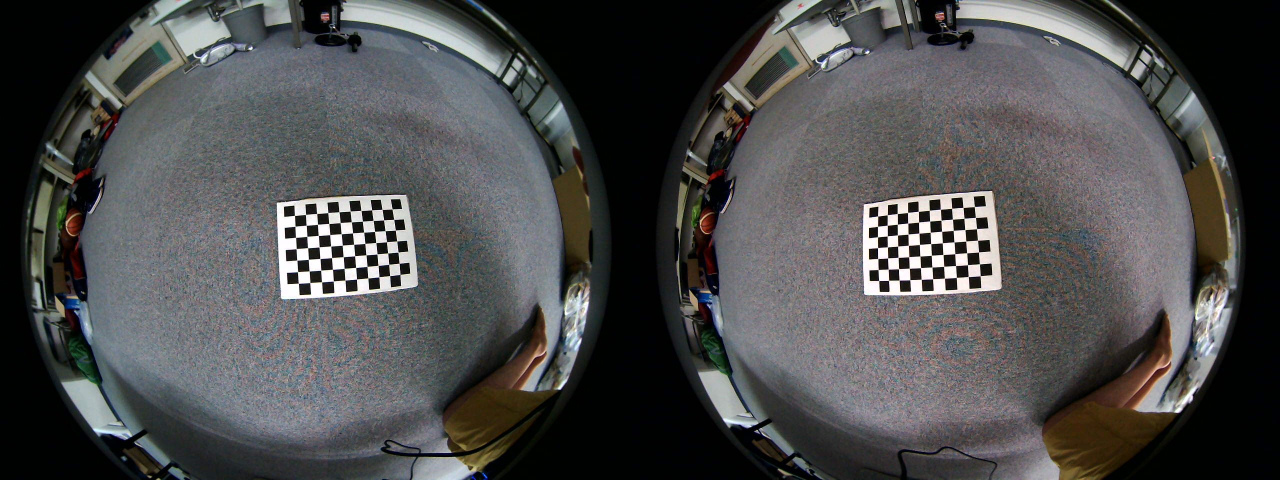
#> input picture calib_images/calib-01.jpg, 2560 x 960 px (shown at 1/2 size)
$ python -i FisheyeCalibrate.py   (imports and definitions only)   (older library calls are emulated)
#> lines starting #> are read from the running program, lines starting #| are printed output that depends on the picture
import cv2
import numpy as np
import math
import matplotlib.pyplot as plt
from tqdm import tqdm
import yaml

class FisheyeCalibrator():
    def __init__(self):
        self._image_size = None             # Image size                        : (height, width)
        self._board = None                  # Baord shape                       : (rows, cols)
        self._square_size = None            # Board square size in meter        : float
        self._ret = None                    # Stereo calibration return         : float
        self._left_K = np.zeros((3,3))      # Left camera matrix                : 3*3
        self._right_K = np.zeros((3,3))     # Right camera matrix               : 3*3
        self._left_D = np.zeros((4,1))      # Left camera distortion vector     : 4*1
        self._right_D = np.zeros((4,1))     # Right camera distortion vector    : 4*1
        self._R = np.zeros((3,3))
        self._T = np.zeros((1,3))
        self._rvec = None                   # cameras rotation vector           : 1*1*3
        self._tvec = None                   # cameras translation vector        : 1*1*3
        self._left_R = np.zeros((3,3))      # Left camera rotation matrix       : 3*3
        self._left_P = np.zeros((3,4))      # Left camera projection matrix     : 3*4
        self._right_R = np.zeros((3,3))     # Right camera rotation matrix      : 3*3
        self._right_P = np.zeros((3,4))     # Right camera projection matrix    : 3*4
        self._Q = np.zeros((4,4))           # Disparity-to-depth mapping matrix : 4*4
        self._left_rectify_map_x = None     # Left rectify lookup table x       : height*width
        self._left_rectify_map_y = None     # Left rectify lookup table y       : height*width
        self._right_rectify_map_x = None    # Right rectify lookup table x      : height*width
        self._right_rectify_map_y = None    # Right rectify lookup table y      : height*width
        self._left_eqrec_map_x = None       # Left eqrec lookup table x         : height*width
        self._left_eqrec_map_y = None       # Left eqrec lookup table y         : height*width
        self._right_eqrec_map_x = None      # Right eqrec lookup table x        : height*width
        self._right_eqrec_map_y = None      # Right eqrec lookup table y        : height*width
        self._mag = 1.0                     # Fov related prams in rectify      : float

    # [176 lines left out: functions stereo_calibrate, stereo_rectify, create_rectify_map, create_equirectangular_map, not called in this run]

    def get_rectified_image(self, image, save=None, show=True):
        # image -> rectified_image
        msg = "Plz create map first."
        assert self._left_rectify_map_x is not None, msg
        assert self._left_rectify_map_y is not None, msg
        assert self._right_rectify_map_x is not None, msg
        assert self._right_rectify_map_y is not None, msg
        left_image, right_image = self._split_image(image)
        left_rectified_image = cv2.remap(left_image, self._left_rectify_map_x, self._left_rectify_map_y, cv2.INTER_LINEAR)
        right_rectified_image = cv2.remap(right_image, self._right_rectify_map_x, self._right_rectify_map_y, cv2.INTER_LINEAR)
        rectified_image = np.concatenate([left_rectified_image, right_rectified_image], axis=1)
        if save is not None:
            cv2.imwrite(save, rectified_image)
        if show:
            self._show_images(images=[image, rectified_image], titles=["Original", "Rectified"], figsize=(30,20), subplot=(2,1))
        return rectified_image

    # [77 lines left out: functions get_equirectangular_image, show_stereo_params, show_rectify_params, _split_image, _create_object_point, _detect_corners and 1 more, not called in this run]

>>> import cv2
>>> picture = cv2.imread('../calib_images/calib-01.jpg', cv2.IMREAD_GRAYSCALE)
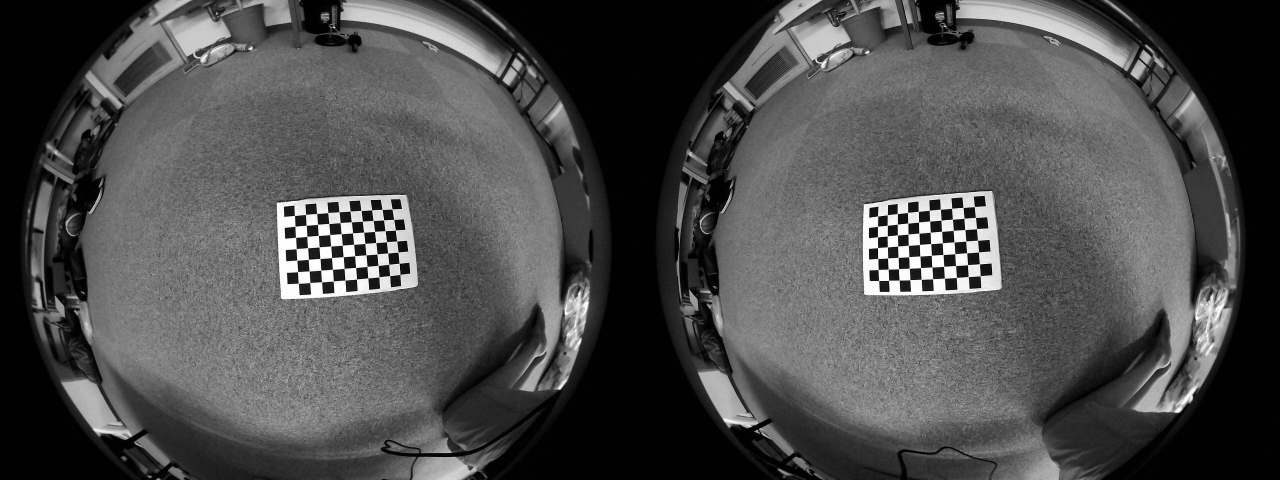
#> picture: shape (960, 2560) (shown at 1/2 size); min 0, max 255, mean 76.7
>>> result = FisheyeCalibrator().get_rectified_image(picture)
#> (the run stopped early here; a loop or call above may not have finished)

$ run again, on calib_images/calib-02.jpg
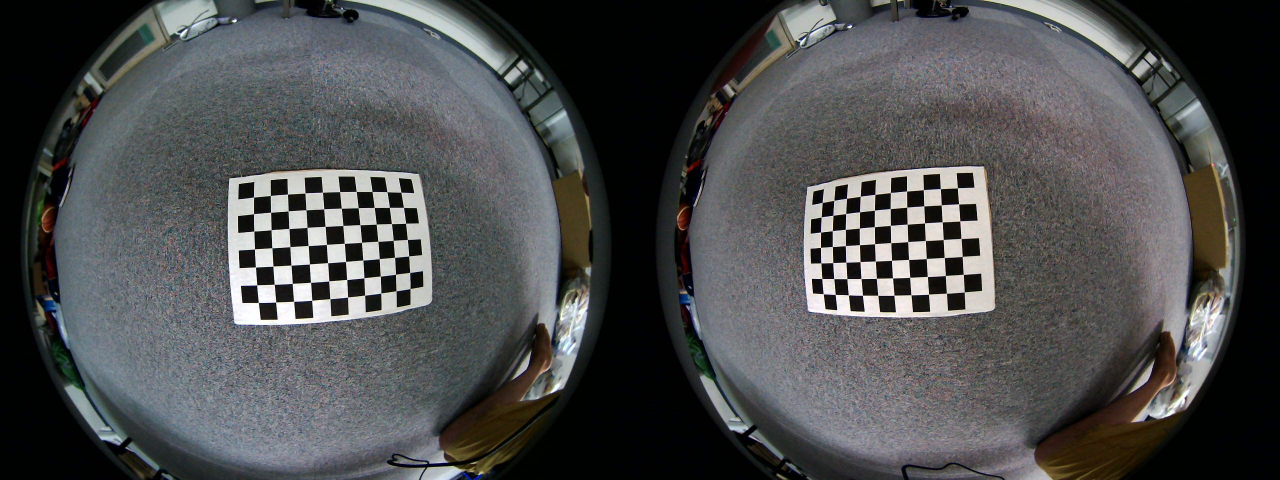
#> input picture calib_images/calib-02.jpg, 2560 x 960 px (shown at 1/2 size)
#> `picture = cv2.imread('../calib_images/calib-01.jpg', cv2.IMREAD_GRAYSC..`:
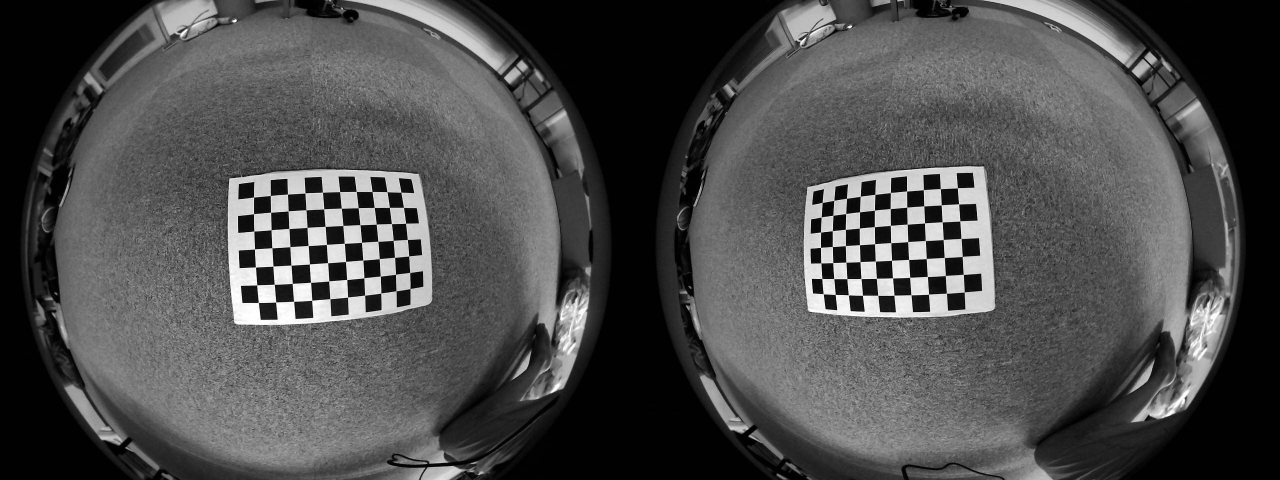
#> picture: shape (960, 2560) (shown at 1/2 size); min 0, max 255, mean 76.9

$ run again, on calib_images/calib-03.jpg
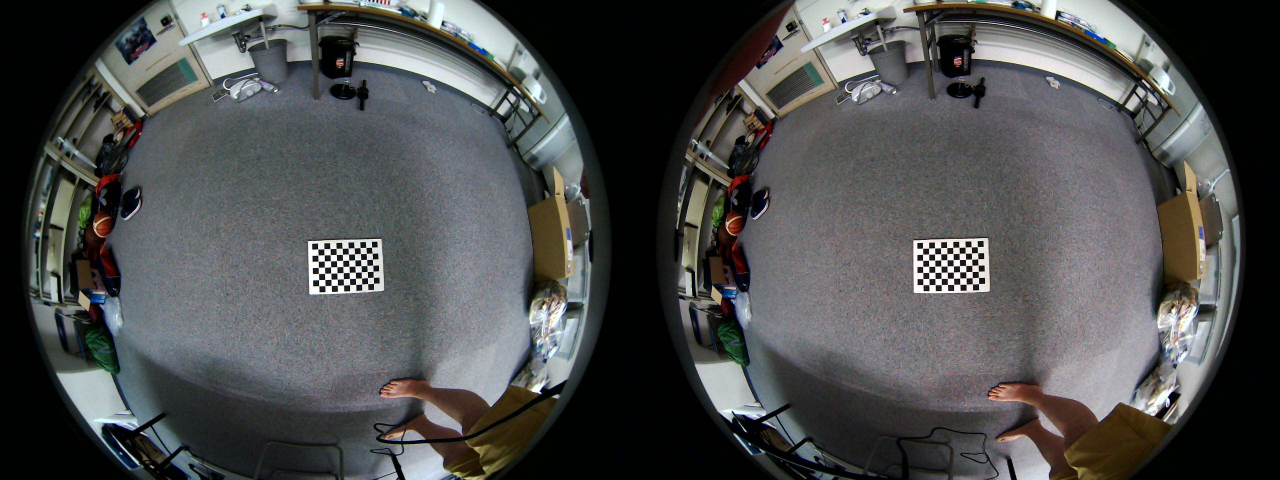
#> input picture calib_images/calib-03.jpg, 2560 x 960 px (shown at 1/2 size)
#> `picture = cv2.imread('../calib_images/calib-01.jpg', cv2.IMREAD_GRAYSC..`:
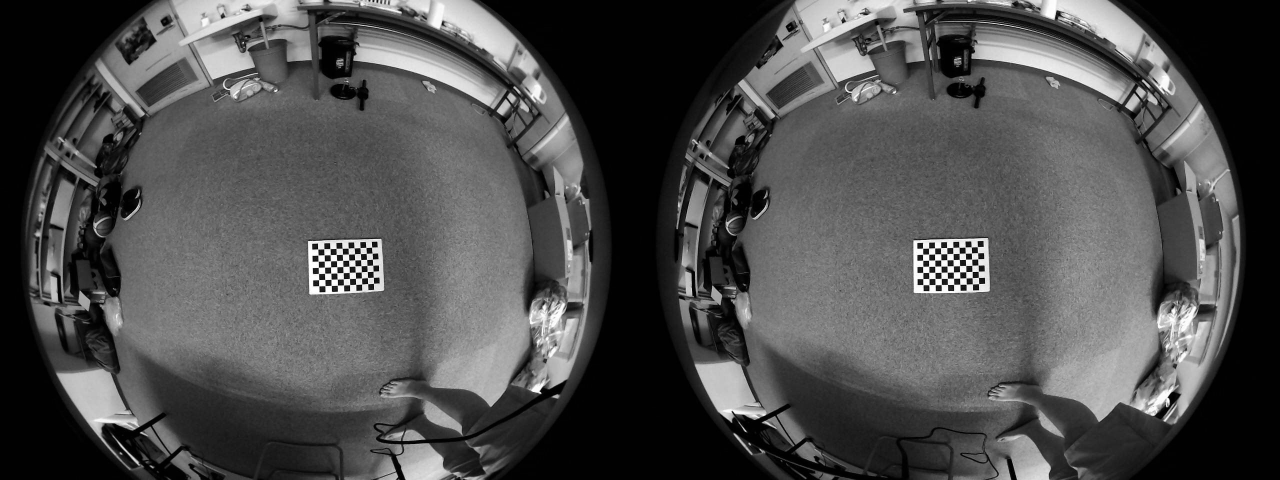
#> picture: shape (960, 2560) (shown at 1/2 size); min 0, max 255, mean 78.1
